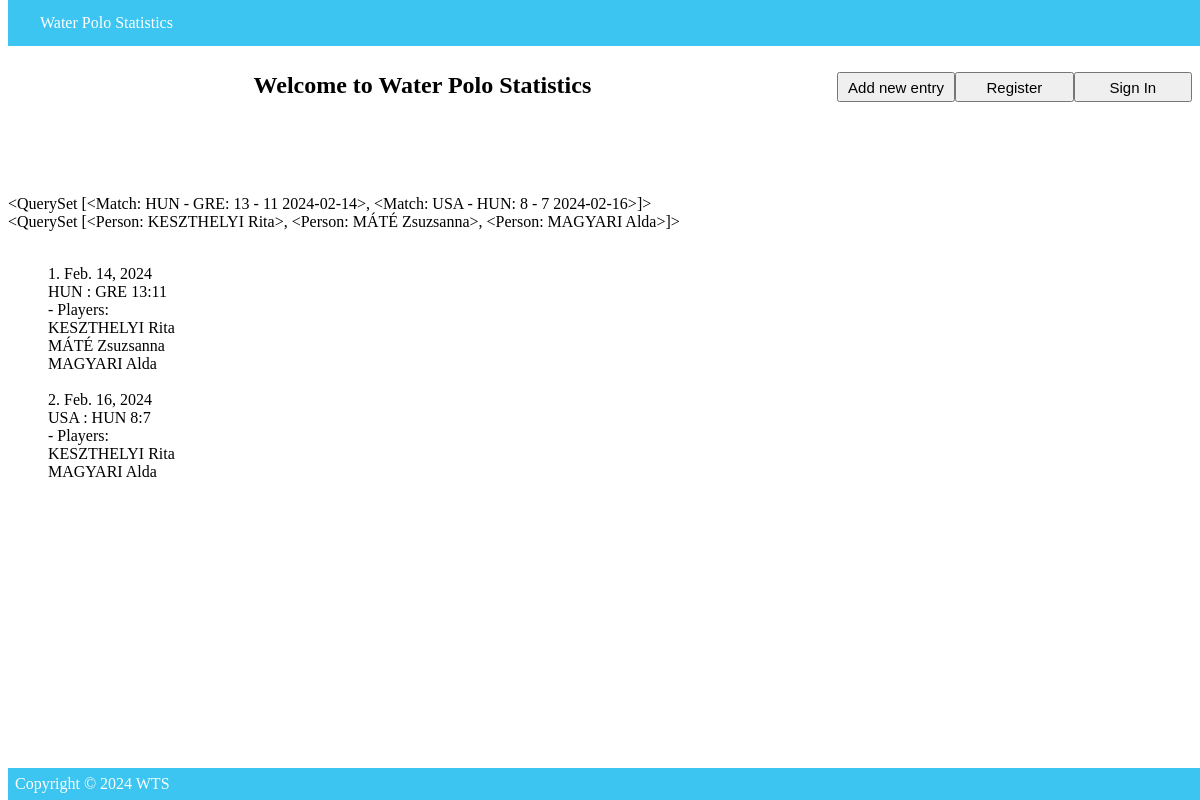
The page / on the database its author committed.
### wps_app/models.py (models this page shows)
class Match(models.Model):
    team1 = models.CharField(max_length=50)
    team2 = models.CharField(max_length=50)
    goals1 = models.PositiveIntegerField(default=0)
    goals2 = models.IntegerField(default=0)
    date = models.DateField(null=True)
    person = models.ManyToManyField(to=Person, related_name="matches")
    def __str__(self):
        return f"{self.team1} - {self.team2}: {self.goals1} - {self.goals2} {self.date}"

class Person(models.Model):
    name = models.CharField(max_length=50)
    def __str__(self):
        return self.name

### wps_app/views.py (the view)
# urls.py: path('', views.app_homepage, name='app_homepage'),
def app_homepage(request):
    matches = Match.objects.all()
    person = Person.objects.all()
    return render(request, 'homepage.html', {'matches': matches, 'person': person})

### wps_app/templates/homepage.html (shortened to what this page needs)
{% extends "base.html" %}
{% load static %}
	{% block content %}
	<form method="get" action="signin">
    <button type="submit" style="float: right;width: 10%; height: 30px;font-size : 15px">Sign In</button>
	</form>
	<form method="get" action="register">
    <button type="submit" style="float: right;width: 10%; height: 30px;font-size : 15px">Register</button>
	</form>
	<form method="get" action="register">
    <button type="submit" style="float: right;width: 10%; height: 30px;font-size : 15px">Add new entry</button>
	</form>
    <h2>
        <p style="text-align:center;"> Welcome to Water Polo Statistics</p>
    </h2>
	<br><br><br><br>
	{{ matches }}
	<br>
	{{ person }}
	<br>
	<ul>
		<br>
		{% for match in matches %}
		   <span>{{match.id}}. {{match.date}}<br>
			   {{match.team1}} : {{match.team2}}  {{match.goals1}}:{{match.goals2}}
			   <br>- Players:
		   </span>
		   <br>{% for person in match.person.all %}
			   <span>{{person.name}}</span><br>
		   {% endfor %}<br>
		{% endfor %}
		<br>
		</ul>
	{% endblock %}

### wps_app/templates/base.html (shortened to what this page needs)
<!DOCTYPE html>
<html lang="en">
<head>
</head>
<body>
    <div class="fixed-header">
        <div class="container">
            <nav>
                <a href="{% url 'app_homepage' %}">Water Polo Statistics</a>
                <a></a>
                <a></a>
                <a></a>
                <a></a>
            </nav>
        </div>
    </div>
    <div class="container">
        {% block content %}
        {% endblock %}
    </div>
    <div class="fixed-footer">
        <div class="container">Copyright &copy; 2024 WTS</div>
    </div>
</body>
</html>

### wps_app/templates/base.html (style rules this page uses)
body { padding-top: 40px; padding-bottom: 40px; }
.fixed-header, .fixed-footer { width: 100%; position: fixed; background: #3CC5F1; padding: 7px; color: white; }
.fixed-header { top: 0; }
.fixed-footer { bottom: 0; }
.container { width: 100%; margin: 40; }
nav a { color: white; text-decoration: none; padding: 7px 25px; display: inline-block; }

### rows shown on the page
Match: team1+team2+goals1 "<QuerySet [<Match: HUN - GRE: 13 - 11 2024-02-14>, <Match: USA - HUN: 8 - 7 2024-02-16>]>", id "1", date "Feb. 14, 2024", team1 "HUN", team2 "GRE", goals1 "13", goals2 "11"
Person: name.name "<QuerySet [<Person: KESZTHELYI Rita>, <Person: MÁTÉ Zsuzsanna>, <Person: MAGYARI Alda>]>", name "KESZTHELYI Rita"
Person: name "MÁTÉ Zsuzsanna"
Person: name "MAGYARI Alda"
Match: id "2", date "Feb. 16, 2024", team1 "USA", team2 "HUN", goals1 "8", goals2 "7"
